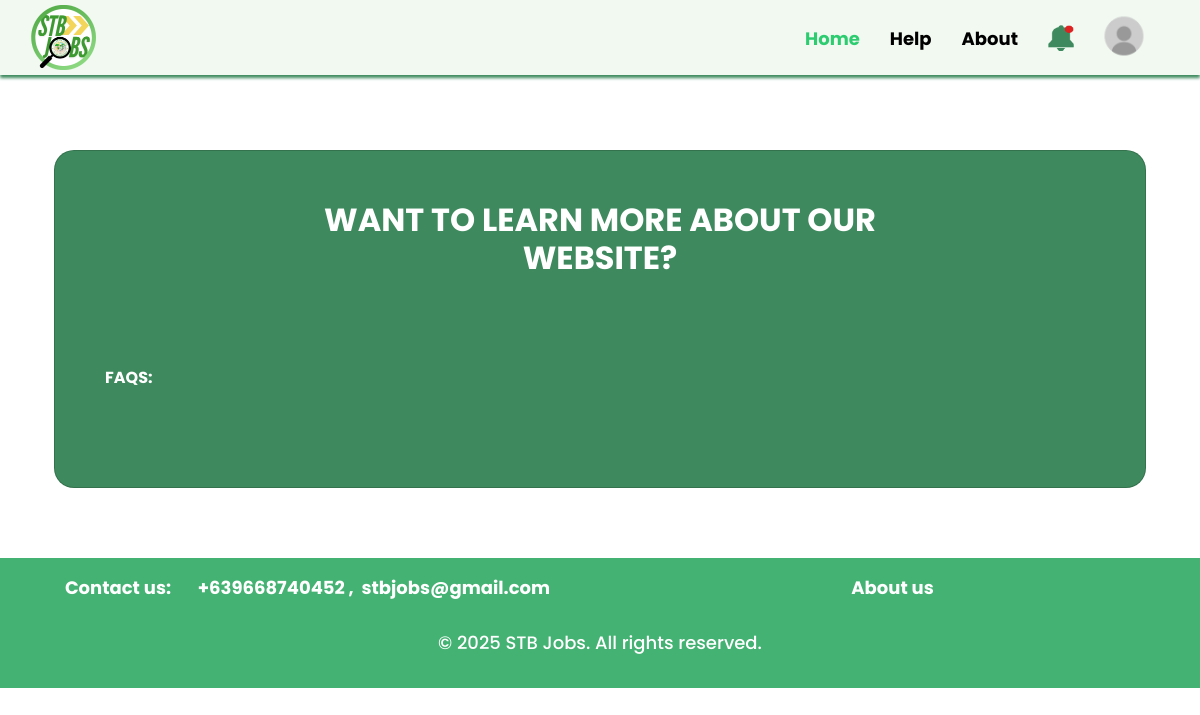
/user/help.php, run on an earlier commit of the app's database.
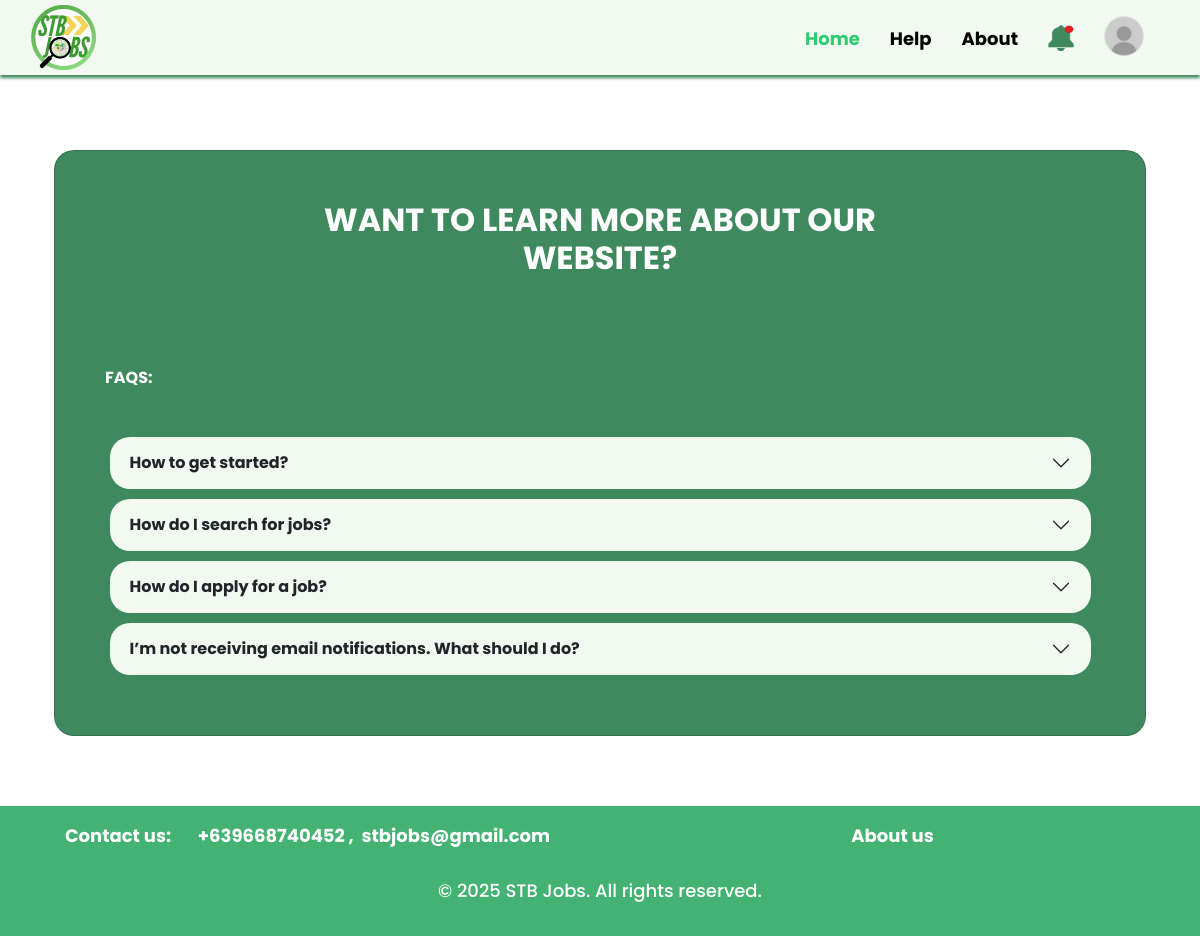
And on a later commit of the database.
### tables this page shows
CREATE TABLE `help` (
  `helpID` int(8) NOT NULL,
  `shortDescription` varchar(100) NOT NULL,
  `longDescription` varchar(3000) NOT NULL
);

### connect.php (called while the page is built, shortened)
<?php
  function executeQuery($query){
    $conn = $GLOBALS['conn'];
    return mysqli_query($conn, $query);
  }
?>

### user/help.php (the view, shortened to what this page needs)
<?php
include("../connect.php");
$helpQuery = "SELECT * FROM help";
$results = executeQuery($helpQuery);
?>
<!doctype html>
<html lang="en">
<head>
  <link href="https://cdn.jsdelivr.net/npm/bootstrap@5.3.3/dist/css/bootstrap.min.css" rel="stylesheet"
>
  <link rel="stylesheet" href="../assets/css/userCSS/help.css">
</head>
<body>
  <?php
  include("../assets/shared/navbarHome.php");
  ?>
  <div class="container">
    <div class="row">
      <div class="col">
        <div class="card">
          <div class="h2">
            WANT TO LEARN MORE ABOUT OUR <br> WEBSITE?
          </div>
          <div class="h6">
            FAQS:
          </div>
          <?php
          if (mysqli_num_rows($results) > 0) {
            while ($help = mysqli_fetch_assoc($results)) {
              ?>
              <div class="accordion-container">
                <div class="accordion accordion-flush px-10px" id="accordionFlushExample">
                  <div class="accordion-item">
                    <h2 class="accordion-header">
                      <button class="accordion-button collapsed" type="button" data-bs-toggle="collapse"
                        data-bs-target="#<?php echo $help['helpID'] ?>" aria-expanded="false" aria-controls="flush-collapseOne">
                        <?php echo $help['shortDescription'] ?>
                      </button>
                    </h2>
                  </div>
                </div>
              </div>
              <?php
            }
          }
          ?>
        </div>
      </div>
    </div>
  </div>
  <?php
  include("../assets/shared/footer.php");
  ?>
</body>
</html>

### assets/shared/navbarHome.php (shortened to what this page needs)
<!doctype html>
<html lang="en">
<head>
    <link href="https://cdn.jsdelivr.net/npm/bootstrap@5.3.3/dist/css/bootstrap.min.css" rel="stylesheet"
>
    <link rel="stylesheet" href="../assets/css/userCSS/navbarHome.css">
</head>
<body>
    <div class="header">
        <div class="logo">
            <img src="../assets/image/userImage/stbLogoUser.png" alt="" width="50%">
        </div>
        <nav>
            <a href="../user/userJobList.php" style="color: #2ECC71">Home</a>
            <a href="../user/help.php">Help</a>
            <a href="../user/about.php">About</a>
            <img src="../assets/image/userImage/notifBell.png" alt="" class="notifImg" onclick="window.location.href='../user/userInbox.php'">
            <div class="profileImg">
                    <img src="../assets/image/userImage/profileUser.png" alt="" class="profImg">
            </div>
        </nav>
    </div>
</body>
</html>

### assets/shared/footer.php (shortened to what this page needs)
<link href="https://cdn.jsdelivr.net/npm/bootstrap@5.3.3/dist/css/bootstrap.min.css" rel="stylesheet"
>
<footer id="footer" class="container-fluid align-items-center text-center py-3">
    <div class="row">
        <div class="col-12 col-md-6 order-2 order-md-1">
            <p class="bold">Contact us: &nbsp;&nbsp;&nbsp;&nbsp;&nbsp;
                <span>
                    <a href="tel:+639668740452">
                        +639668740452
                    </a>
                    ,&nbsp;
                    <a href="mailto:stbjobs@gmail.com">
                        stbjobs@gmail.com
                    </a>
                </span>
            </p>
        </div>
        <div class="col-12 col-md-6 order-1 order-md-2">
            <p class="bold clickable" onclick="window.location.href='../user/about.php'">
                About us
            </p>
        </div>
        <div class="col-12 copyright order-3">
            <p>&copy; 2025 STB Jobs. All rights reserved.</p>
        </div>
    </div>
</footer>

### assets/css/userCSS/help.css (style rules this page uses)
body { font-family: "Poppins", serif !important; }
.card { background-color: #3e8a5e !important; color: white !important; padding-top: 50px; margin-top: 150px; border-radius: 20px !important; justify-content: center; margin-bottom: 70px; padding-bottom: 50px; position: relative; z-index: 1; }
.h2 { text-align: center; margin-bottom: 90px !important; font-size: 34px; font-family: "Poppins", serif; font-weight: bold !important; }
.h6 { margin-left: 50px !important; text-align: left; margin-bottom: 50px !important; font-weight: bold !important; }
.accordion-container { display: flex; justify-content: center; align-items: center; }
.accordion { width: 90%; }
.accordion-item { width: 100%; background-color: #3e8a5e !important; border: none !important; }
.accordion-button { width: 100% !important; background-color: #f1f9f1 !important; font-size: 18px; text-align: left; border: none !important; margin-bottom: 10px; font-weight: bold; border-radius: 20px !important; }

### assets/css/userCSS/navbarHome.css (style rules this page uses)
* { padding: 0; box-sizing: border-box; }
body { background: white; font-family: "Poppins", serif; }
.header { background: #f1f9f1; display: flex; align-items: center; justify-content: space-between; height: 75px; padding: 0 30px; position: fixed; width: 100%; box-shadow: 0px 3px 3px #3e8a5e; z-index: 100; top: 0; left: 0; }
.logo { display: flex; gap: 15px; }
nav { display: flex; gap: 30px; }
nav a { text-decoration: none; color: black; font-size: 18px; font-weight: bolder; transition: 0.3s; padding-top: 25px; }
.notifImg { width: 7%; height: 7%; padding-top: 25px; }
.profileImg { width: 50px; height: 75px; display: flex; padding-top: 10px; }
.profileImg img { width: 80%; height: 80%; object-fit: cover; }

### assets/shared/footer.php (style rules this page uses)
a { text-decoration: none; color: inherit }
#footer { background: #43B272; padding: 10px 15px; height: auto; margin-bottom: 0; justify-content: center; align-items: center; }
.row { margin: 0; padding: 0; }
.copyright { padding-top: clamp(10px, 1vw, 20px); text-align: center; font-family: Poppins; font-size: clamp(11px, 2vw, 18px); font-weight: 500; color: #FFFFFF; }
.bold { text-align: center; font-family: Poppins; font-size: clamp(13px, 2vw, 18px); font-weight: bolder; color: #FFFFFF; }
.clickable { cursor: pointer; }

What changed in the data, as far as the page shows it:
added help: shortDescription "How to get started?"
added help: shortDescription "How do I search for jobs?"
added help: shortDescription "How do I apply for a job?"
added help: shortDescription "I’m not receiving email notifications. What should I do?"
